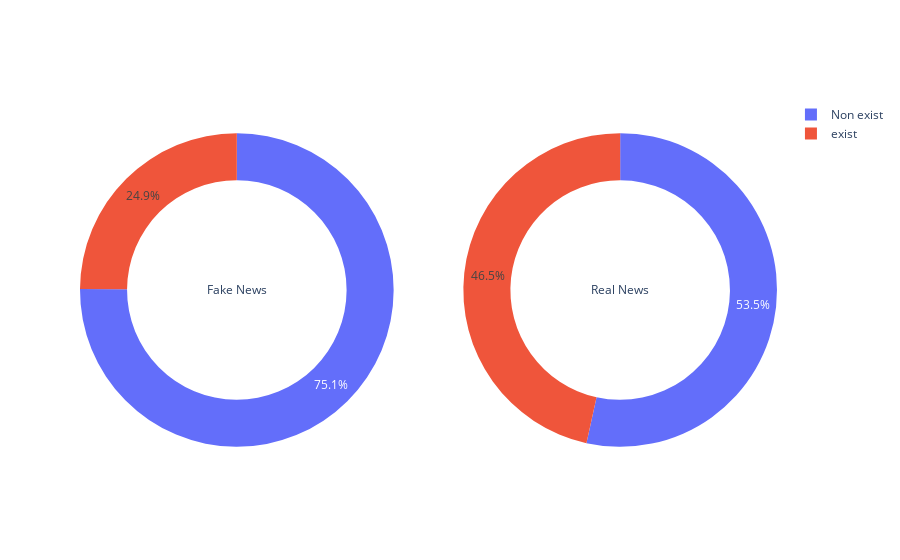

The cell this chart's notebook holds for it:
### Code cell
import plotly.express as px
from plotly.subplots import make_subplots
import plotly.graph_objects as go
count_fake = check_if_exist(unique_tokens_fake2)
count_true = check_if_exist(unique_tokens_true2)
fig = make_subplots(rows=1, cols=2, specs=[[{"type": "pie"}, {"type": "pie"}]])

fig.append_trace(go.Pie(values=[count_fake, len(unique_tokens_fake2)-count_fake], 
                        labels=['Non exist', 'exist'], hole=.7, 
                        title='Fake News'), row=1, col=1)

fig.append_trace(go.Pie(values=[count_true, len(unique_tokens_true2)-count_true], 
                        labels=['Non exist', 'exist'], hole=.7, 
                        title='Real News'), row=1, col=2)
fig.show()

### Figure 1 — Plotly figure (JSON) as saved in the notebook; plotly's stock layout.template omitted (floating-point values rounded to 4 significant figures)
{"data": [{"domain": {"x": [0, 0.45], "y": [0, 1]}, "hole": 0.7, "labels": ["Non exist", "exist"], "title": {"text": "Fake News"}, "type": "pie", "values": [120718, 40016]}, {"domain": {"x": [0.55, 1], "y": [0, 1]}, "hole": 0.7, "labels": ["Non exist", "exist"], "title": {"text": "Real News"}, "type": "pie", "values": [41716, 36328]}], "layout": {}}
